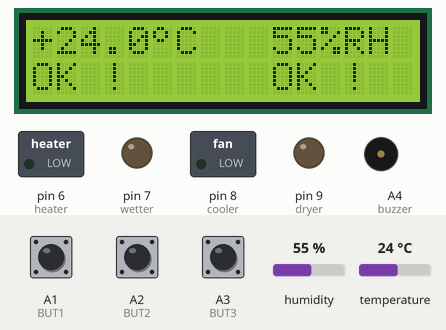
Bench run of a sketch on a simulated Arduino Uno, built with avr-gcc and run on an emulated ATmega328P. Shown: 16×2 character LCD, switched loads named in the sketch (green lamp = pin HIGH), output pins drawn as LEDs (lit = HIGH), buzzer (waves = sounding, pin HIGH). The inputs (shaded band) are chosen by the test bench; at power-on: temperature 24 °C, A1 (BUT1) HIGH, A3 (BUT3) HIGH, A2 (BUT2) HIGH, humidity 55 %. EEPROM starts erased.

Above: at 7.3 s.
7.4 s: temperature set to 27 °C
At 9.1 s:
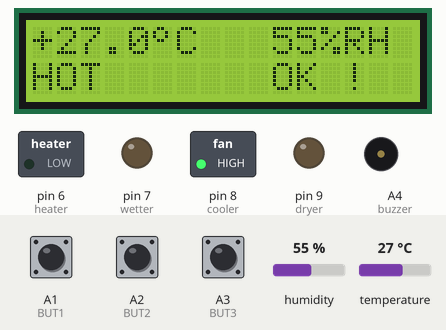
9.6 s: A1 (BUT1) pulled LOW for 0.15 s
At 10.7 s:
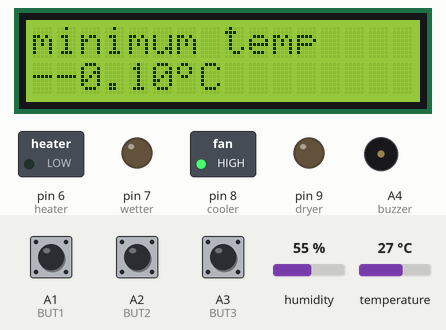
14.2 s: A3 (BUT3) pulled LOW for 3.2 s
At 18.0 s:
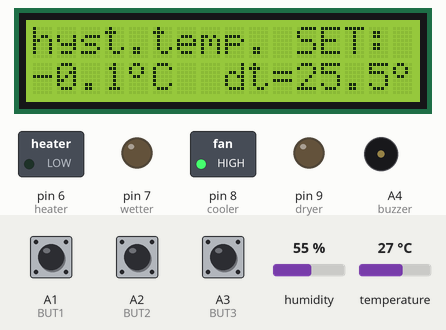
18.9 s: A2 (BUT2) pulled LOW for 1 s
At 20.8 s:
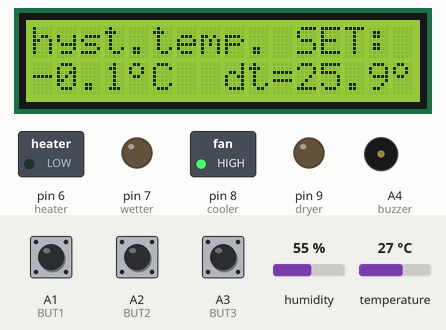
21.4 s: A2 (BUT2) pulled LOW for 0.15 s
At 22.2 s:
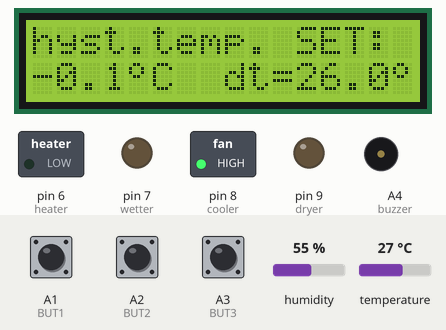
23.1 s: A1 (BUT1) pulled LOW for 3.2 s
At 27.0 s:
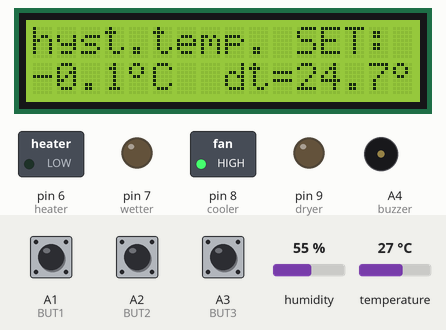
Timing chart, 0 to 28.5 s (numbered marks = the images above; inputs shaded):
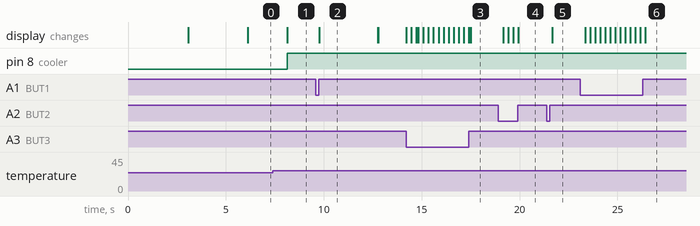

Measured:
- the behaviour switches between 25 and 26 °C on temperature (found by bisection; images 0 and 1)
- after the input at 7.4 s, pin 8 (cooler): LOW → HIGH after 0.74 s; the display: changes after 0.75 s (image 1)
- after the input at 9.6 s, the display: changes after 0.16 s (image 2)
- after the input at 14.2 s, the display: first changes at once (image 3 shows a later state)
- after the input at 18.9 s, the display: first changes after 0.26 s (image 4 shows a later state)
- after the input at 21.4 s, the display: changes after 0.26 s (image 5)
- after the input at 23.1 s, the display: first changes after 0.26 s (image 6 shows a later state)

The sketch:

temp_and_hum_contr_final.ino
```cpp
/*
 * This code uses a single DHT11 sensor to find the current temp and humidity
 * It uses a resistive type heating element and a cooler outputs to change the temperature of the room
 * created a menu to change the temperature and humidity along with setting there tolerances (since the heater is resistive type)
 * also saves the set values into the EEPROM and a 16*2 lcd to display, also has a extra reset button, has fake temp and also max and min of temp and humidity.
 */

#include <LiquidCrystal.h>
LiquidCrystal lcd(12, 11, 5, 4, 3, 2);

byte grad[8] = {
  B01100,
  B10010,
  B10010,
  B01100,
  B00000,
  B00000,
  B00000,
};

#include "DHT.h"
#define DHTPIN A0    // what pin we're connected to A0
// Uncomment whatever type you're using!
#define DHTTYPE DHT11   // DHT 11
//#define DHTTYPE DHT22   // DHT 22  (AM2302)
//#define DHTTYPE DHT21   // DHT 21 (AM2301)


DHT dht(DHTPIN, DHTTYPE);


#include <OneWire.h>
#include <DallasTemperature.h>
#define ONE_WIRE_BUS 10
OneWire oneWire(ONE_WIRE_BUS);
DallasTemperature sensors(&oneWire);

//variabl for time
long a = 0;

//define 5 second press variables
long buttonTimer = 0, buttonTimer1 = 0;
long longPressTime = 100;

// define pins for relay or leds
#define heater 6
#define wetter 7
#define cooler 8
#define dryer 9
#define buzzer A4

//buzzer variable
boolean sound=0;

// define variable
float temp, t1, reqtemp, temphyst, minitemp = 150, maxitemp = -10, faketemp = 0; // variable for temperature
int hum, reqhum, humhyst, minihum = 200, maxihum = 200, fakehum = 0; // variable for humiditiy
byte heat;  // is 1 for heater and 0 for cooler
byte dry;   // is 1 for dryer and 0 for wetter

int BUT1 = A1;  // - switch/min temp
int BUT2 = A2; // + switch
int BUT3 =  A3; // MENU switch

byte meniu = 0; // if MENIU = 0 is clasical
// if MENIU = 1 is for temperature set (reqtemp)
// if MENIU = 2 is for dt temperature (temphyst)
// if MENIU = 3 is for humidity set (reqhum)
// if MENIU = 4 is for dh humidity (humhyst)
// if MENIU = 5 is for HEAT/COOL
// if MENIU = 6 id for DRY/WET

#include <EEPROM.h>


void setup()
{

  // Initialize LCD display
  lcd.begin(16, 2);
  // create custom symbol
  lcd.createChar(0, grad);

  // Initialize DHT sensor
  dht.begin();

  // for DS18B20 sensor
  sensors.begin();

  // define outputs
  pinMode(heater, OUTPUT);
  pinMode(wetter, OUTPUT);
  pinMode(cooler, OUTPUT);
  pinMode(dryer, OUTPUT);
  pinMode(buzzer, OUTPUT);

  // set the default state for outputs
  digitalWrite(heater, LOW);
  digitalWrite(wetter, LOW);
  digitalWrite(cooler, LOW);
  digitalWrite(dryer, LOW);
  digitalWrite(dryer, LOW);

  // set push buttons for menu
  pinMode(BUT1, INPUT_PULLUP);
  pinMode(BUT2, INPUT_PULLUP);
  pinMode(BUT3, INPUT_PULLUP);

  lcd.setCursor(0, 0);
  lcd.print("thermostat with");

  lcd.setCursor(0, 1);
  lcd.print("humidity control");

  delay(3000);
  lcd.clear();

  lcd.setCursor(0, 0);
  lcd.print("original sketch");

  lcd.setCursor(0, 1);
  lcd.print("ver.1.0  KONU ");
  delay(3000);
  lcd.clear();
  //inti
  hum = dht.readHumidity();
  temp = dht.readTemperature();
  /*
    // just first time... after must put commnent (//)
    EEPROM.write(201,0);    // tset1
    EEPROM.write(202,245);  // tset2
    EEPROM.write(203,5);    // dt x 10
    EEPROM.write(204,45);   // reqhum
    EEPROM.write(205,5);    // humhyst
    EEPROM.write(206,1);    // is 1 for heater and 0 for cooler
    EEPROM.write(207,1);    // is 1 for dryer and 0 for wetter
    EEPROM.write(209,0);    //mini tset1
    EEPROM.write(210,245);    //mini tset2
    EEPROM.write(211,0);    //maxi tset1
    EEPROM.write(212,245);    //maxi tset2
    EEPROM.write(213,100);    //minihum
    EEPROM.write(214,0);    //maxihum
  */

  byte tset1 = EEPROM.read(201);
  byte tset2 = EEPROM.read(202);
  reqtemp = 256 * tset1 + tset2;  // recover the number
  reqtemp = reqtemp / 10;
  byte minitset1 = EEPROM.read(209);
  byte minitset2 = EEPROM.read(210);
  minitemp = 256 * minitset1 + minitset2;  // recover the number
  minitemp = minitemp / 10;
  byte maxitset1 = EEPROM.read(211);
  byte maxitset2 = EEPROM.read(212);
  maxitemp = 256 * maxitset1 + maxitset2;  // recover the number
  maxitemp = maxitemp / 10;
  temphyst = EEPROM.read(203);
  temphyst = temphyst / 10;
  reqhum = EEPROM.read(204);
  minihum = EEPROM.read(213);
  maxihum = EEPROM.read(214);
  humhyst = EEPROM.read(205);
  heat = EEPROM.read(206);
  dry = EEPROM.read(207);
}
void(* resetFunc) (void) = 0;//declare reset function at address 0

void loop()
{
  a = millis();
  if (meniu >= 9) meniu = 0;
  if (digitalRead(BUT3) == LOW)
  { meniu = meniu + 1;
    lcd.clear();
    delay(250);
  }


  if (meniu == 0)
  {

    //get sensor values
    hum = dht.readHumidity();
    temp = dht.readTemperature();

    //finding the mini and max
    if (temp < minitemp) {
      minitemp = temp;
      int minitemp2 = minitemp * 10;
      byte minitset1 = minitemp2 / 256;
      byte minitset2 = minitemp2 - minitset1 * 256;
      EEPROM.write(209, minitset1);  // partea intreaga
      EEPROM.write(210, minitset2);   // rest
    }
    if (temp > maxitemp) {
      maxitemp = temp;
      int maxitemp2 = maxitemp * 10;
      byte maxitset1 = maxitemp2 / 256;
      byte maxitset2 = maxitemp2 - maxitset1 * 256;
      EEPROM.write(211, maxitset1);  // partea intreaga
      EEPROM.write(212, maxitset2);   // rest
    }
    if (hum < minihum && hum > 0) {
      minihum = hum;
      EEPROM.write(213, minihum);
    }
    if (hum > maxihum) {
      maxihum = hum;
      EEPROM.write(214, maxihum);
    }
    //write on lcd
    temp = temp + faketemp;
    lcd.setCursor(0, 0);
    if (temp < 0)
    {
      t1 = -temp;
    }
    else t1 = temp;

    if ( t1 < 10)
    {
      lcd.print(" ");
    }
    if (temp > 0) lcd.print("+");
    if (temp == 0) lcd.print(" ");
    if (temp < 0) lcd.print("-");
    lcd.print(t1, 1);
    lcd.write(byte(0));
    lcd.print("C  ");

    hum = hum + fakehum;
    lcd.setCursor(10, 0);
    lcd.print(hum);
    lcd.print("%RH");


    if (reqtemp - temp > temphyst)
    {
      digitalWrite(heater, HIGH);
      digitalWrite(cooler, LOW);
      if(sound == 1){
      digitalWrite(buzzer, HIGH);
      }
      else digitalWrite(buzzer, LOW);
      lcd.setCursor(0, 1);
      lcd.print("COLD ");
    }

    else if (temp - reqtemp > temphyst)
    {

      digitalWrite(heater, LOW);
      digitalWrite(cooler, HIGH);
      if(sound == 1){
      digitalWrite(buzzer, HIGH);
      }
      else digitalWrite(buzzer, LOW);
      lcd.setCursor(0, 1);
      lcd.print("HOT   ");
    }

    else if (reqtemp - temp <= temphyst && temp - reqtemp <= temphyst)
    {
      digitalWrite(cooler, LOW);
      digitalWrite(heater, LOW);
      lcd.setCursor(0, 1);
      lcd.print("OK !  ");
    }
    else
    {
      lcd.setCursor(0, 1);
      lcd.print("OK !  ");
    }

    if (reqhum - hum > humhyst)
    {
      digitalWrite(wetter, HIGH);
      digitalWrite(dryer, LOW);
      if(sound == 1){
      digitalWrite(buzzer, HIGH);
      }
      else digitalWrite(buzzer, LOW);
      lcd.setCursor(10, 1);
      lcd.print("DRY ");
    }

    else if (hum - reqhum > humhyst)
    {
      digitalWrite(wetter, LOW);
      digitalWrite(dryer, HIGH);
      if(sound == 1){
      digitalWrite(buzzer, HIGH);
      }
      else digitalWrite(buzzer, LOW);
      lcd.setCursor(10, 1);
      lcd.print("WET  ");
    }

    else if (reqhum - hum <= humhyst && hum - reqhum <= humhyst)
    {
      digitalWrite(dryer, LOW);
      digitalWrite(wetter, LOW);
      lcd.setCursor(10, 1);
      lcd.print("OK !  ");
    }
    else
    {
      lcd.setCursor(10, 1);
      lcd.print("OK !  ");
    }
    if (reqhum - hum <= humhyst && hum - reqhum <= humhyst && reqtemp - temp <= temphyst && temp - reqtemp <= temphyst)
    {
      digitalWrite(buzzer, LOW);
      }
    /*

      if (reqtemp - temphyst <= temp)
      {
      if (heat == 1)
      {
      digitalWrite(heater, LOW);
      digitalWrite(cooler,HIGH);
      }
      if (heat == 0)
      {
      digitalWrite(heater, HIGH);
      digitalWrite(cooler, LOW);
      }

       lcd.setCursor(0, 1);
      //   lcd.print("OVER ");
      lcd.print("H0T   ");
      }

      if ((temp <= reqtemp) and (reqtemp - temphyst <= temp))
      {
       lcd.setCursor(0, 1);
       lcd.print("OK !  ");
      if (heat == 0) digitalWrite(heater, LOW);
      if (heat == 1) digitalWrite(heater, LOW);
      if (heat == 0) digitalWrite(cooler, LOW);
      if (heat == 1) digitalWrite(cooler, LOW);

      }


      if (reqtemp - temphyst > temp)
      {
      if (heat == 0) digitalWrite(heater, LOW);
      if (heat == 1) digitalWrite(heater, HIGH);
      if (heat == 0) digitalWrite(cooler, HIGH);
      if (heat == 1) digitalWrite(cooler, LOW);


       lcd.setCursor(0, 1);
      //   lcd.print("BELOW");
          lcd.print("COLD ");
      }
      if ((temp <= reqtemp) and (reqtemp - temphyst <= temp))
      {
       lcd.setCursor(0, 1);
       lcd.print("OK !  ");
      if (heat == 0) digitalWrite(heater, LOW);
      if (heat == 1) digitalWrite(heater, LOW);
      if (heat == 0) digitalWrite(cooler, LOW);
      if (heat == 1) digitalWrite(cooler, LOW);

      }

      if (hum > reqhum)
      {
      if (dry == 1) digitalWrite(wetter, HIGH);
      if (dry == 0) digitalWrite(wetter, LOW);
      if (heat == 1) digitalWrite(dryer, HIGH);
      if (heat == 0) digitalWrite(dryer, LOW);

       lcd.setCursor(10, 1);
      //   lcd.print("OVER ");
          lcd.print("WET ");
      }
      if (hum < reqhum - humhyst)
      {
      if (dry == 0) digitalWrite(wetter, HIGH);
      if (dry == 1) digitalWrite(wetter, LOW);
      if (heat == 0) digitalWrite(dryer, HIGH);
      if (heat == 1) digitalWrite(dryer, LOW);

       lcd.setCursor(10, 1);
      //   lcd.print("BELOW");
       lcd.print("DRY ");
      }
      if ((hum <= reqhum) and (hum >= reqhum - humhyst))
      {  lcd.setCursor(10, 1);
       lcd.print("OK !  ");
      if (dry == 0) digitalWrite(wetter, LOW);
      if (dry == 1) digitalWrite(wetter, LOW);
      if (heat == 0) digitalWrite(dryer, LOW);
      if (heat == 1) digitalWrite(dryer, LOW);
      if (heat == 0) digitalWrite(heater, LOW);
      if (heat == 1) digitalWrite(heater, LOW);
      }
    */
  } // last line for MENIU = 0


  if (meniu == 1) {
    while (meniu == 1) {
      //   reqtempet(tset);
      lcd.setCursor(0, 0);
      lcd.print("Temperature SET:");
      lcd.setCursor(0, 1);
      //   lcd.print("+");
      lcd.print(reqtemp, 1);
      //   lcd.write(0b11011111);
      lcd.write(byte(0));
      lcd.print("C  ");

      lcd.setCursor(8, 1);
      lcd.print("dt=");
      lcd.print(temphyst, 1);
      //   lcd.write(0b11011111);
      lcd.write(byte(0));
      lcd.print("C  ");


      if (digitalRead(BUT1) == LOW && reqtemp > 0)
      { reqtemp = reqtemp - 0.1;
        delay(250);
      }
      if (digitalRead(BUT2) == LOW && reqtemp < 99)
      { reqtemp = reqtemp + 0.1;
        delay(250);
      }

      int reqtemp2 = reqtemp * 10;
      byte tset1 = reqtemp2 / 256;
      byte tset2 = reqtemp2 - tset1 * 256;
      EEPROM.write(201, tset1);  // partea intreaga
      EEPROM.write(202, tset2);   // rest


      if (digitalRead(BUT3) == LOW)
      { meniu = 2;
        delay(250);
        lcd.clear();
      }
      //  delay(15);
    }
    delay (100);
  }   // end loop for MENIU = 1


  if (meniu == 2) {
    // if (tmax <= tmin) tmax = tmin + 10;
    while (meniu == 2) {
      //    maxim(dt/10); // this is number to diplay
      //    temphyst(dt); // this is number to diplay
      lcd.setCursor(0, 0);
      lcd.print("hyst.temp. SET:");
      lcd.setCursor(0, 1);
      //   lcd.print("+");
      lcd.print(reqtemp, 1);
      //   lcd.write(0b11011111);
      lcd.write(byte(0));
      lcd.print("C  ");

      lcd.setCursor(8, 1);
      lcd.print("dt=");
      lcd.print(temphyst, 1);
      //   lcd.write(0b11011111);
      lcd.write(byte(0));
      lcd.print("C  ");

      if (digitalRead(BUT1) == LOW )
      { temphyst = temphyst - 0.1;
        delay(250);
      }
      if (digitalRead(BUT2) == LOW)
      { temphyst = temphyst + 0.1;
        delay(250);
      }
      if (digitalRead(BUT3) == LOW)
      { meniu = 3;
        delay(250);
        lcd.clear();
      }
      //   delay(15);
      if (temphyst < 0.1) temphyst = 0.1;
      EEPROM.write(203, temphyst * 10);
    }
  }  // end loop for MENIU = 2


  if (meniu == 3) {
    while (meniu == 3) {
      //   reqtempet(tset);
      lcd.setCursor(0, 0);
      lcd.print("Humidity SET:");
      lcd.setCursor(0, 1);
      //   lcd.print("+");
      lcd.print(reqhum, 1);
      //   lcd.write(0b11011111);
      //   lcd.write(byte(0));
      lcd.print("%RH  ");

      lcd.setCursor(7, 1);
      lcd.print("dh=");
      lcd.print(humhyst);
      //   lcd.write(0b11011111);
      //   lcd.write(byte(0));
      lcd.print("%RH");


      if (digitalRead(BUT1) == LOW && reqhum > 0)
      { reqhum = reqhum - 1;
        delay(250);
      }
      if (digitalRead(BUT2) == LOW && reqhum < 100)
      { reqhum = reqhum + 1;
        delay(250);
      }

      EEPROM.write(204, reqhum);

      if (digitalRead(BUT3) == LOW)
      { meniu = 4;
        delay(250);
        lcd.clear();
      }
      //  delay(15);
    }
    delay (250);
  }  // end loop for MENIU =3


  if (meniu == 4) {
    while (meniu == 4) {
      lcd.setCursor(0, 0);
      lcd.print("hyst.humid. SET:");
      lcd.setCursor(0, 1);
      //   lcd.print("+");
      lcd.print(reqhum);
      //   lcd.write(0b11011111);
      lcd.write(byte(0));
      lcd.print("%RH");

      lcd.setCursor(7, 1);
      lcd.print("dh=");
      lcd.print(humhyst);
      //   lcd.write(0b11011111);
      lcd.write(byte(0));
      lcd.print("%RH");


      if (digitalRead(BUT1) == LOW)
      { humhyst = humhyst - 1;
        delay(250);
      }
      if (digitalRead(BUT2) == LOW)
      { humhyst = humhyst + 1;
        delay(250);
      }

      EEPROM.write(205, humhyst);

      if (digitalRead(BUT3) == LOW)
      { meniu = 5;
        delay(250);
        lcd.clear();
      }
      //   delay(15);
      if (humhyst < 1) humhyst = 1;
    }
  }  // end loop for MENIU = 4


  if (meniu == 5) {
    while (meniu == 5) {
      lcd.setCursor(0, 0);
      lcd.print("Fake Temprature");
      lcd.setCursor(0, 1);

      temp = dht.readTemperature();
      lcd.print("C=");
      if (temp > 0) lcd.print("+");
      if (temp == 0) lcd.print(" ");
      if (temp < 0) lcd.print("-");
      lcd.print(temp, 1);
      lcd.write(byte(0));
      lcd.print("C");
      lcd.setCursor(9, 1);
      if (faketemp > 0) lcd.print("+");
      if (faketemp == 0) lcd.print(" ");
      lcd.print(faketemp, 1);
      lcd.write(byte(0));
      lcd.print("C");

      if (digitalRead(BUT1) == LOW && faketemp > -50)
      { faketemp -= 0.1;
        delay(250);
      }
      if (digitalRead(BUT2) == LOW && faketemp < 100)
      { faketemp += 0.1;
        delay(250);
      }


      //      if (heat == 1)
      //      {
      //        lcd.print("HEATER ");
      //      }
      //      if (heat == 0)
      //      {
      //        lcd.print("COOLER ");
      //      }
      //
      //      if (digitalRead(BUT1) == LOW)
      //      { heat = 0;
      //        delay(250);
      //      }
      //      if (digitalRead(BUT2) == LOW)
      //      { heat = 1;
      //        delay(250);
      //      }
      //
      //      EEPROM.write(206, heat);

      if (digitalRead(BUT3) == LOW)
      { meniu = 6;
        delay(250);
        lcd.clear();
      }
    }
  }   // end loop for end MENIU = 5


  if (meniu == 6) {
    while (meniu == 6) {
      lcd.setCursor(0, 0);
      lcd.print("Fake Humidity");
      lcd.setCursor(0, 1);
      hum = dht.readHumidity();
      lcd.print("C=");
      lcd.print(hum);
      lcd.print("%RH");
      if (fakehum > 0) {
        lcd.setCursor(10, 1);
        lcd.print("+");
        lcd.print(fakehum);
        lcd.print("%RH");
      }
      else {
        lcd.setCursor(10, 1);
        lcd.print(fakehum);
        lcd.print("%RH");
      }

      if (digitalRead(BUT1) == LOW && fakehum > -100)
      { fakehum -= 1;
        delay(250);
      }
      if (digitalRead(BUT2) == LOW && faketemp < 100)
      { fakehum += 1;
        delay(250);
      }
      //if (dry == 1)
      //{
      //   lcd.print("DRYER ");
      //}
      //if (dry == 0)
      //{
      //   lcd.print("WETTER ");
      //}
      //
      //   if (digitalRead(BUT1) == LOW)
      //   { dry = 0;
      //   delay(250);
      //  }
      //   if (digitalRead(BUT2) == LOW)
      //   { dry = 1;
      //   delay(250);
      //  }
      //  EEPROM.write(207,dry);

      if (digitalRead(BUT3) == LOW)
      { meniu = 7;
        delay(250);
        lcd.clear();
      }
    }
  }// end loop for end MENIU = 6

   if (meniu == 7) {
    while (meniu == 7) {
      lcd.setCursor(0, 0);
      lcd.print("BUZZER");
      lcd.setCursor(0, 1);
      if(sound == 1)lcd.print("ON");
      else lcd.print("OFF");
      if (digitalRead(BUT1) == LOW || digitalRead(BUT2) == LOW) {
        sound=!sound;
        delay(250);
        lcd.clear();
      }
      if (digitalRead(BUT3) == LOW)
      { meniu = 8;
        delay(250);
        lcd.clear();
      }
    }
  }

  if (meniu == 8) {
    while (meniu == 8) {
      lcd.setCursor(0, 0);
      lcd.print("RESET?");
      lcd.setCursor(0, 1);
      if (digitalRead(BUT1) == LOW || digitalRead(BUT2) == LOW) {
        a = 0;
        lcd.clear();
        lcd.print("resetting");
        delay(1000);
        resetFunc();
      }
      if (digitalRead(BUT3) == LOW)
      { meniu = 9;
        delay(250);
        lcd.clear();
      }
    }
  }

  while (digitalRead(BUT1) == LOW) {
    buttonTimer += 1;
    //lcd.print(buttonTimer);
    delay(10);
  }
  if ((buttonTimer > 1) && (buttonTimer < longPressTime) )
  {
    lcd.clear();
    lcd.setCursor(0, 0);
    lcd.print("minimum temp");
    lcd.setCursor(0, 1);
    if (minitemp > 0) lcd.print("+");
    if (minitemp == 0) lcd.print(" ");
    if (minitemp < 0) lcd.print("-");
    lcd.print(minitemp);
    lcd.write(byte(0));
    lcd.print("C  ");
    buttonTimer = 0;
    delay(3000);
    lcd.clear();
  }
  else if (buttonTimer > longPressTime) {
    lcd.clear();
    lcd.setCursor(0, 0);
    lcd.print("minimum humidity");
    lcd.setCursor(0, 1);
    lcd.print(minihum);
    lcd.print("%RH");
    buttonTimer = 0;
    delay(3000);
    lcd.clear();
  }

  while (digitalRead(BUT2) == LOW) {
    buttonTimer1 += 1;
    //  lcd.print(buttonTimer);
    delay(10);
  }
  if ((buttonTimer1 > 1) && (buttonTimer1 < longPressTime) )
  {
    lcd.clear();
    lcd.setCursor(0, 0);
    lcd.print("maximum temp");
    lcd.setCursor(0, 1);
    if (maxitemp > 0) lcd.print("+");
    if (maxitemp == 0) lcd.print(" ");
    if (maxitemp < 0) lcd.print("-");
    lcd.print(maxitemp);
    lcd.write(byte(0));
    lcd.print("C  ");
    buttonTimer1 = 0;
    delay(3000);
    lcd.clear();
  }
  else if (buttonTimer1 > longPressTime) {
    lcd.clear();
    lcd.setCursor(0, 0);
    lcd.print("maximum humidity");
    lcd.setCursor(0, 1);
    lcd.print(maxihum);
    lcd.print("%RH");
    buttonTimer1 = 0;
    delay(3000);
    lcd.clear();
  }

  //this resets the arduino after 24 hours
  if (a >= 86400000) {
    a = 0;
    lcd.clear();
    lcd.print("resetting");
    delay(1500);
    resetFunc();
  }

}
```
